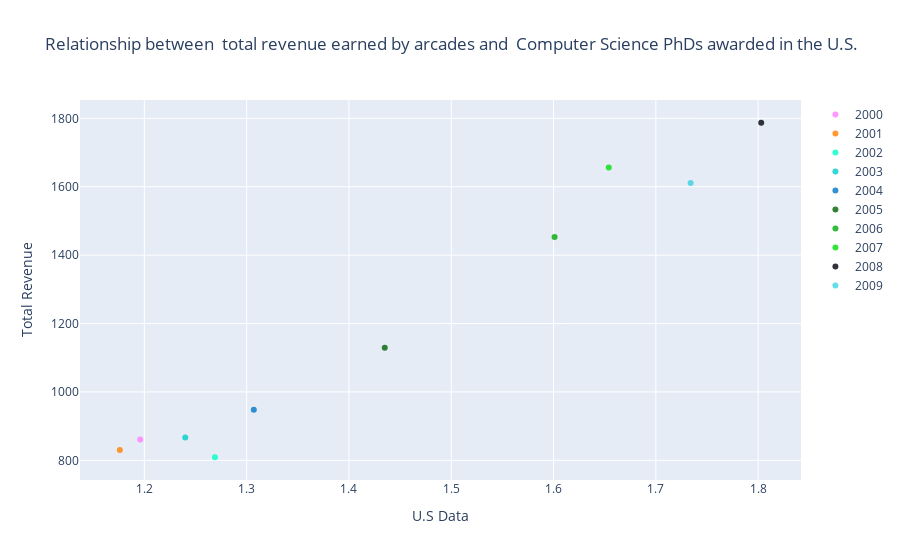

The cell this chart's notebook holds for it:
### Code cell
# prepare data frames
df2000 = Revenue1[Revenue1.Year == 2000].iloc[:100,:]
df2001 = Revenue1[Revenue1.Year == 2001].iloc[:100,:]
df2002 = Revenue1[Revenue1.Year == 2002].iloc[:100,:]
df2003 = Revenue1[Revenue1.Year == 2003].iloc[:100,:]
df2004 = Revenue1[Revenue1.Year == 2004].iloc[:100,:]
df2005 = Revenue1[Revenue1.Year == 2005].iloc[:100,:]
df2006 = Revenue1[Revenue1.Year == 2006].iloc[:100,:]
df2007 = Revenue1[Revenue1.Year == 2007].iloc[:100,:]
df2008 = Revenue1[Revenue1.Year == 2008].iloc[:100,:]
df2009 = Revenue1[Revenue1.Year == 2009].iloc[:100,:]


import plotly.graph_objs as go
trace1 =go.Scatter(
                    x = df2000.Total_Arcade_Revenue_billions,
                    y = df2000.Computer_Science_Doctorates_Awarded_US,
                    mode = "markers",
                    name = "2000",
                    marker = dict(color = 'rgba(255, 128, 255, 0.8)'),
                   )
trace2 =go.Scatter(
                    x = df2001.Total_Arcade_Revenue_billions,
                    y = df2001.Computer_Science_Doctorates_Awarded_US,
                    mode = "markers",
                    name = "2001",
                    marker = dict(color = 'rgba(255, 128, 2, 0.8)'),
                   )
trace3 =go.Scatter(
                    x = df2002.Total_Arcade_Revenue_billions,
                    y = df2002.Computer_Science_Doctorates_Awarded_US,
                    mode = "markers",
                    name = "2002",
                    marker = dict(color = 'rgba(0, 255, 200, 0.8)'),
                    )
trace4 =go.Scatter(
                    x = df2003.Total_Arcade_Revenue_billions,
                    y = df2003.Computer_Science_Doctorates_Awarded_US,
                    mode = "markers",
                    name = "2003",
                    marker = dict(color = 'rgba(0, 205, 200, 0.8)'),
                    )
trace5 =go.Scatter(
                    x = df2004.Total_Arcade_Revenue_billions,
                    y = df2004.Computer_Science_Doctorates_Awarded_US,
                    mode = "markers",
                    name = "2004",
                    marker = dict(color = 'rgba(0, 119, 200, 0.8)'),
                    )
trace6 =go.Scatter(
                    x = df2005.Total_Arcade_Revenue_billions,
                    y = df2005.Computer_Science_Doctorates_Awarded_US,
                    mode = "markers",
                    name = "2005",
                    marker = dict(color = 'rgba(0, 100, 5, 0.8)'),
                    )
trace7 =go.Scatter(
                    x = df2006.Total_Arcade_Revenue_billions,
                    y = df2006.Computer_Science_Doctorates_Awarded_US,
                    mode = "markers",
                    name = "2006",
                    marker = dict(color = 'rgba(0, 170, 8, 0.8)'),
                    )
trace8 =go.Scatter(
                    x = df2007.Total_Arcade_Revenue_billions,
                    y = df2007.Computer_Science_Doctorates_Awarded_US,
                    mode = "markers",
                    name = "2007",
                    marker = dict(color = 'rgba(0, 222, 12, 0.8)'),
                    )
trace9 =go.Scatter(
                    x = df2008.Total_Arcade_Revenue_billions,
                    y = df2008.Computer_Science_Doctorates_Awarded_US,
                    mode = "markers",
                    name = "2008",
                    marker = dict(color = 'rgba(0, 1, 11, 0.8)'),
                    )
trace10 =go.Scatter(
                    x = df2009.Total_Arcade_Revenue_billions,
                    y = df2009.Computer_Science_Doctorates_Awarded_US,
                    mode = "markers",
                    name = "2009",
                    marker = dict(color = 'rgba(0, 199, 220, .6)'),
                    )

data = [trace1, trace2, trace3,trace4,trace5,trace6,trace7,trace8,trace9,trace10]
layout = dict(title = 'Relationship between  total revenue earned by arcades and  Computer Science PhDs awarded in the U.S.',
              xaxis= dict(title= 'U.S Data',ticklen= 5,zeroline= False),
              yaxis= dict(title= 'Total Revenue',ticklen= 5,zeroline= False)
             )
fig = dict(data = data, layout = layout)
iplot(fig)

### Figure 1 — Plotly figure (JSON) as saved in the notebook; plotly's stock layout.template omitted (floating-point values rounded to 4 significant figures)
{"data": [{"marker": {"color": "rgba(255, 128, 255, 0.8)"}, "mode": "markers", "name": "2000", "type": "scatter", "x": [1.196], "y": [861]}, {"marker": {"color": "rgba(255, 128, 2, 0.8)"}, "mode": "markers", "name": "2001", "type": "scatter", "x": [1.176], "y": [830]}, {"marker": {"color": "rgba(0, 255, 200, 0.8)"}, "mode": "markers", "name": "2002", "type": "scatter", "x": [1.269], "y": [809]}, {"marker": {"color": "rgba(0, 205, 200, 0.8)"}, "mode": "markers", "name": "2003", "type": "scatter", "x": [1.24], "y": [867]}, {"marker": {"color": "rgba(0, 119, 200, 0.8)"}, "mode": "markers", "name": "2004", "type": "scatter", "x": [1.307], "y": [948]}, {"marker": {"color": "rgba(0, 100, 5, 0.8)"}, "mode": "markers", "name": "2005", "type": "scatter", "x": [1.435], "y": [1129]}, {"marker": {"color": "rgba(0, 170, 8, 0.8)"}, "mode": "markers", "name": "2006", "type": "scatter", "x": [1.601], "y": [1453]}, {"marker": {"color": "rgba(0, 222, 12, 0.8)"}, "mode": "markers", "name": "2007", "type": "scatter", "x": [1.654], "y": [1656]}, {"marker": {"color": "rgba(0, 1, 11, 0.8)"}, "mode": "markers", "name": "2008", "type": "scatter", "x": [1.803], "y": [1787]}, {"marker": {"color": "rgba(0, 199, 220, .6)"}, "mode": "markers", "name": "2009", "type": "scatter", "x": [1.734], "y": [1611]}], "layout": {"title": {"text": "Relationship between  total revenue earned by arcades and  Computer Science PhDs awarded in the U.S."}, "xaxis": {"ticklen": 5, "title": {"text": "U.S Data"}, "zeroline": false}, "yaxis": {"ticklen": 5, "title": {"text": "Total Revenue"}, "zeroline": false}}}
